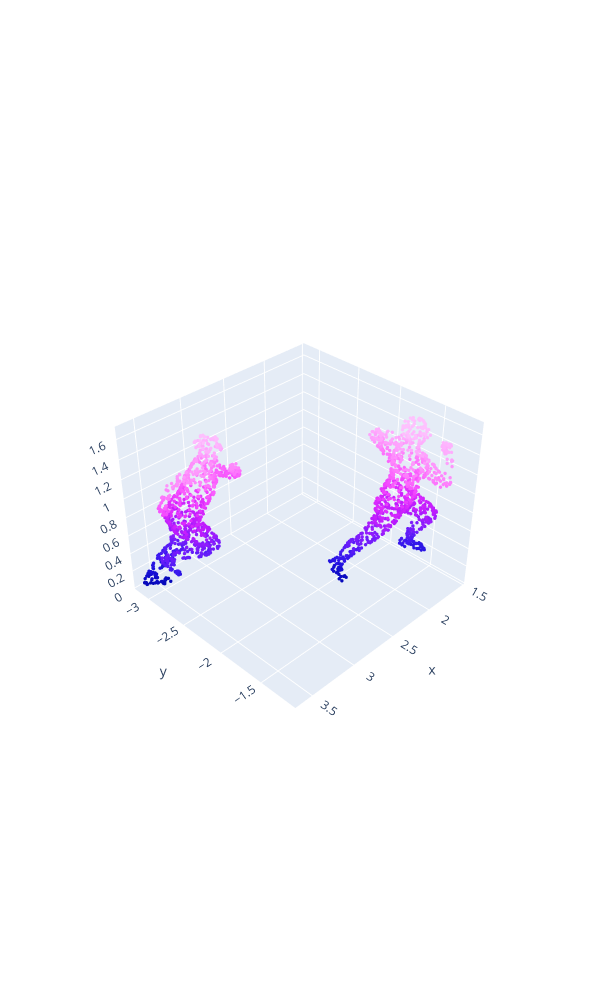

The code cell stored with this chart in its notebook:
### Code cell
utils.plot_arr(
    np.append(utils.sampled_verts_from_path("datasets/action_smplx_models/female_run.npz", idx = 0),
            utils.sampled_verts_from_path("datasets/action_smplx_models/female_run.npz", idx = 50), axis = 0)
    )

### Figure 1 — Plotly figure (JSON) as saved in the notebook; plotly's stock layout.template omitted (floating-point values rounded to 4 significant figures; data arrays with more than 128 entries replaced by an {"elided": "..."} marker saying what was removed)
{"data": [{"marker": {"color": {"elided": "2000 float values"}, "colorscale": [[0, "#0508b8"], [0.08333, "#1910d8"], [0.1667, "#3c19f0"], [0.25, "#6b1cfb"], [0.3333, "#981cfd"], [0.4167, "#bf1cfd"], [0.5, "#dd2bfd"], [0.5833, "#f246fe"], [0.6667, "#fc67fd"], [0.75, "#fe88fc"], [0.8333, "#fea5fd"], [0.9167, "#febefe"], [1, "#fec3fe"]], "showscale": false, "size": 2}, "mode": "markers", "type": "scatter3d", "x": {"elided": "2000 float values"}, "y": {"elided": "2000 float values"}, "z": {"elided": "2000 float values"}}], "layout": {"height": 1000, "scene": {"aspectmode": "data", "camera": {"eye": {"x": 2.5, "y": 2.5, "z": 2.5}}}, "width": 600}}
